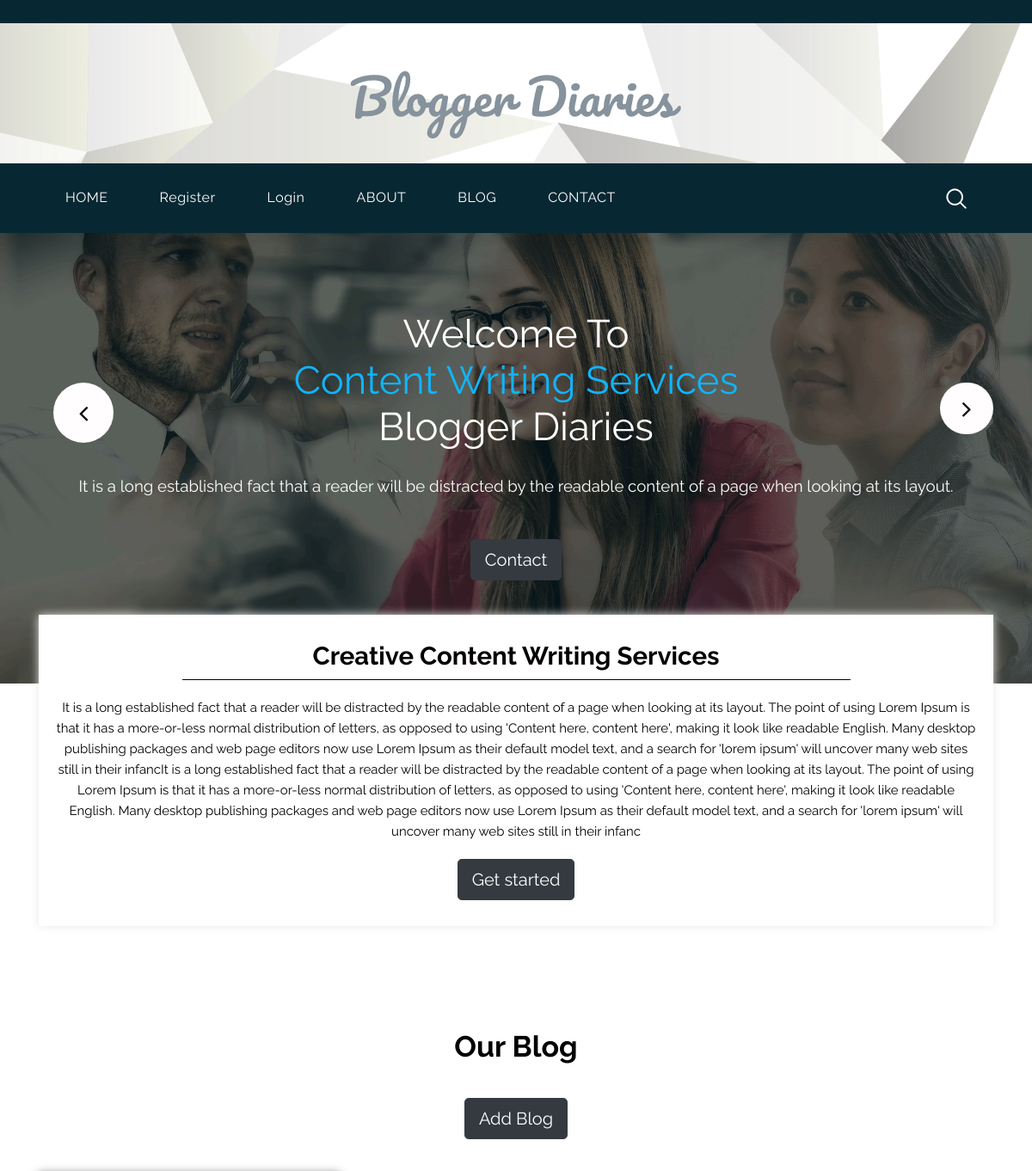
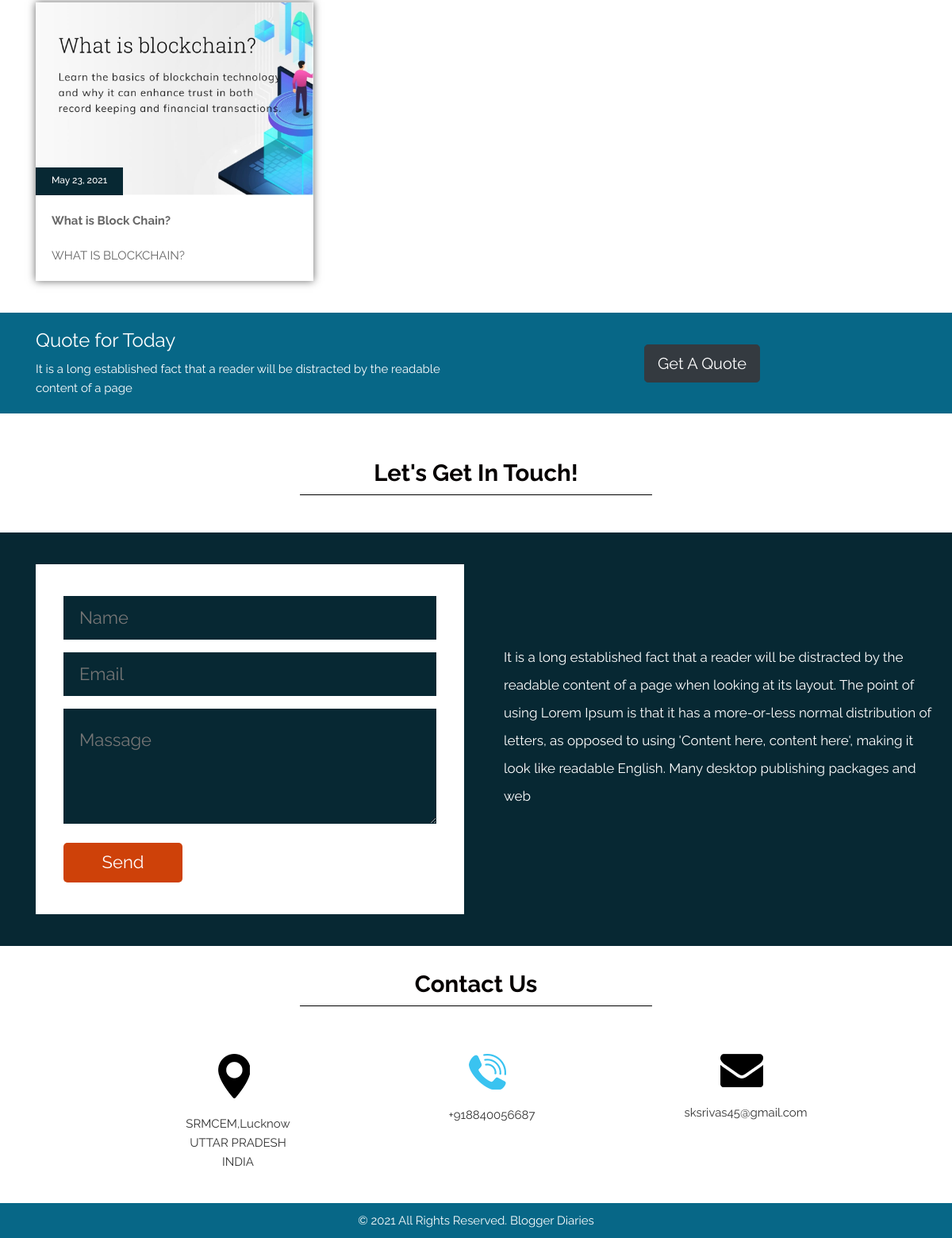
The page / on the database its author committed (2 pictures, top to bottom).
### blog/models.py (models this page shows)
class content(models.Model):
    title= models.CharField(max_length=500)
    topic= models.CharField(max_length=1000)
    des= models.CharField(max_length=5000)

### abouts/models.py (models this page shows)
class blog_content(models.Model):
    date=models.DateField(default=timezone.now)
    img1=models.ImageField(upload_to='pics',blank=True)
    heading=models.CharField(max_length=100)
    subheading1=models.CharField(max_length=200,blank=True)
    keypoints1=models.CharField(max_length=300,blank=True)
    desc1=models.TextField(max_length=10000,blank=True)
    img2=models.ImageField(upload_to='pics',blank=True)
    subheading2=models.CharField(max_length=200,blank=True)
    keypoints2=models.CharField(max_length=300,blank=True)
    desc2=models.TextField(max_length=10000,blank=True)
    img3=models.ImageField(upload_to='pics',blank=True)
    subheading3=models.CharField(max_length=200,blank=True)
    keypoints3=models.CharField(max_length=300,blank=True)
    desc3=models.TextField(max_length=10000,blank=True)
    img4=models.ImageField(upload_to='pics',blank=True)
    subheading4=models.CharField(max_length=200,blank=True)
    keypoints4=models.CharField(max_length=300,blank=True)
    desc4=models.TextField(max_length=10000,blank=True)
    img5=models.ImageField(upload_to='pics',blank=True)
    subheading5=models.CharField(max_length=200,blank=True)
    keypoints5=models.CharField(max_length=300,blank=True)
    desc5=models.TextField(max_length=10000,blank=True)
    img6=models.ImageField(upload_to='pics',blank=True)
    subheading6=models.CharField(max_length=200,blank=True)
    keypoints6=models.CharField(max_length=300,blank=True)
    desc6=models.TextField(max_length=10000,blank=True)
    img7=models.ImageField(upload_to='pics',blank=True)
    subheading7=models.CharField(max_length=200,blank=True)
    keypoints7=models.CharField(max_length=300,blank=True)
    desc7=models.TextField(max_length=10000,blank=True)
    img8=models.ImageField(upload_to='pics',blank=True)
    subheading8=models.CharField(max_length=200,blank=True)
    keypoints8=models.CharField(max_length=300,blank=True)
    desc8=models.TextField(max_length=10000,blank=True)
    img9=models.ImageField(upload_to='pics',blank=True)
    subheading9=models.CharField(max_length=200,blank=True)
    keypoints9=models.CharField(max_length=300,blank=True)
    desc9=models.TextField(max_length=10000,blank=True)
    img10=models.ImageField(upload_to='pics',blank=True)
    subheading10=models.CharField(max_length=200,blank=True)
    keypoints10=models.CharField(max_length=300,blank=True)
    desc10=models.TextField(max_length=10000,blank=True)
    img11=models.ImageField(upload_to='pics',blank=True)
    subheading11=models.CharField(max_length=200,blank=True)
    keypoints11=models.CharField(max_length=300,blank=True)
    desc11=models.TextField(max_length=10000,blank=True)
    img12=models.ImageField(upload_to='pics',blank=True)
    subheading12=models.CharField(max_length=200,blank=True)
    keypoints12=models.CharField(max_length=300,blank=True)
    desc12=models.TextField(max_length=10000,blank=True)
    img13=models.ImageField(upload_to='pics',blank=True)
    subheading13=models.CharField(max_length=200,blank=True)
    keypoints13=models.CharField(max_length=300,blank=True)
    desc13=models.TextField(max_length=10000,blank=True)
    img14=models.ImageField(upload_to='pics',blank=True)
    subheading14=models.CharField(max_length=200,blank=True)
    keypoints14=models.CharField(max_length=300,blank=True)
    desc14=models.TextField(max_length=10000,blank=True)
    img15=models.ImageField(upload_to='pics',blank=True)
    subheading15=models.CharField(max_length=200,blank=True)
    keypoints15=models.CharField(max_length=300,blank=True)
    desc15=models.TextField(max_length=10000,blank=True)

### blog/views.py (the view)
# urls.py: path('',views.index, name='index')
def index(request):
    cont1 = content()
    cont1.title = "Welcome To"
    cont1.topic = "Content Writing Services"
    cont1.des = "It is a long established fact that a reader will be distracted by the readable content of a page when looking at its layout. "
    conts = content.objects.all()
    blogs= blog_content.objects.all()
    return render(request, 'index.html',{'cont1':cont1,'conts': conts ,'blogs':blogs})

### templates/index.html (shortened to what this page needs)
{% load static %}
<!DOCTYPE html>
<html lang="en">
<head>
<link rel="stylesheet" type="text/css" href="{% static 'css/bootstrap.min.css' %}">
<link rel="stylesheet" type="text/css" href="{% static 'css/style.css' %}">
<link rel="stylesheet" href="{% static 'css/responsive.css' %}">
<link rel="stylesheet" href="{% static 'css/jquery.mCustomScrollbar.min.css' %}">
<link rel="stylesheet" href="https://netdna.bootstrapcdn.com/font-awesome/4.0.3/css/font-awesome.css">
<link rel="stylesheet" href="{% static 'css/owl.carousel.min.css' %}">
<link rel="stylesheet" href="css/owl.theme.default.min.css">
<link rel="stylesheet" href="https://cdnjs.cloudflare.com/ajax/libs/fancybox/2.1.5/jquery.fancybox.min.css" media="screen">
</head>
<body>
	<div class="header_main">
		<div class="container">
			<div class="logo"><a href="index.html"><img src="{%static 'images/logo.png.png' %}"></a></div>
		</div>
	</div>
	<div class="header">
		<div class="container">
            <div class="col-sm-12">
                 <div class="menu-area">
                    <nav class="navbar navbar-expand-lg ">
                        <div class="collapse navbar-collapse" id="navbarSupportedContent">
                            <ul class="navbar-nav mr-auto">
                               <li class="nav-item active">
                                <a class="nav-link" href="/">HOME<span class="sr-only">(current)</span></a> </li>
                               {% if user.is_authenticated %}
                               <li style="color:white"><b>Hello, {{user.first_name}}</b></li>
                               <li class="nav-item">
                                <a class="nav-link" href="accounts/logout">Logout</a></li>
                               {% else %}
                               <li class="nav-item">
                                <a class="nav-link" href="accounts/register">Register</a></li>
                                <li class="nav-item">
                                <a class="nav-link" href="accounts/login">Login</a></li>
                                {% endif %}
                               <li class="nav-item">
                                <a class="nav-link" href="abouts/about">ABOUT</a></li>
                               <li class="#" href="#">
      	                        <a class="nav-link" href="abouts/blog">BLOG</a></li>
                               <li class="nav-item" href="#">
      	                        <a class="nav-link" href="abouts/contact">CONTACT</a></li>
                               <li class="last"><a href="#"><img src="{% static 'images/search-icon.png' %}" alt="icon"></a></li>
                            </ul>
                        </div>
                    </nav>
                </div>
            </div>
        </div>
    </div>
    <div class="banner-main">
    	<div class="container">
           <div id="main_slider" class="carousel slide" data-ride="carousel">
            <div class="carousel-inner">
                <div class="carousel-item active">
    		      <div class="titlepage-h1">
    	          <h1 class="bnner_title">{{cont1.title}}<br>
    	          <span style="color: #10b5fa">{{cont1.topic}}</span><br>Blogger Diaries</h1>
    	          <p class="long_text">{{cont1.des}}</p>
    		      </div>
    		      <div class="btn_main">
    			  <button type="button" class="btn btn-dark btn-lg"><a href="{% url 'contact' %}">Contact</a></button>
                  </div>
                </div>
            </div>
         <a class="carousel-control-prev" href="#main_slider" role="button" data-slide="prev">
                <i class="fa fa-angle-left"></i>
            </a>
         <a class="carousel-control-next" href="#main_slider" role="button" data-slide="next">
                <i class="fa fa-angle-right"></i>
            </a>
        </div>
        </div>
    </div>
    <div class="services_main">
    	<div class="container">
    		<div class="creative_taital">
    			<h1 class="creative_text">Creative Content Writing Services</h1>
    			<p style="color: #050000; text-align: center;">It is a long established fact that a reader will be distracted by the readable content of a page when looking at its layout. The point of using Lorem Ipsum is that it has a more-or-less normal distribution of letters, as opposed to using 'Content here, content here', making it look like readable English. Many desktop publishing packages and web page editors now use Lorem Ipsum as their default model text, and a search for 'lorem ipsum' will uncover many web sites still in their infancIt is a long established fact that a reader will be distracted by the readable content of a page when looking at its layout. The point of using Lorem Ipsum is that it has a more-or-less normal distribution of letters, as opposed to using 'Content here, content here', making it look like readable English. Many desktop publishing packages and web page editors now use Lorem Ipsum as their default model text, and a search for 'lorem ipsum' will uncover many web sites still in their infanc</p>
    			<div class="btn_main">
    			    <button type="button" class="btn btn-dark btn-lg">Get started</button>
    		    </div>
            </div>
    	</div>
	</div>
    <div class="blog_main">
    	<div class="container">
    		<div class="row">
    			<div class="col-sm-12">
    				<h1 class="blog_text">Our Blog</h1>
    			</div>
                <div class="btn_main">
    			    <button type="submit" class="btn btn-dark btn-lg"><a href="abouts/add_blog">Add Blog</a></button>
    		    </div>
    	    </div>
    	    <div class="blog_section_2">
    	    	<div class="row">
                {% for blog in blogs|slice:"0:4" reversed%}
    	    		<div class="col-sm-4">
                    <div class="blog_section_2">
    	    			<div class="section_1">
    	    				<div><a href="{% url 'reading' blog.id %}"><img src="{{blog.img1.url}}" style="max-width: 100%;"></a></div>
    			            <button type="button" class="date-bt">{{blog.date}}</button>
                            <p><b>{{blog.heading}}</b></p>
                            {% if subheading1 is none%}
                            <p>{{blog.keypoints1}}<a href="{% url 'reading' blog.id %}">read more.....</a></p>
                            {% elif keypoints1 is none%}
                            <p>{{blog.desc1}}<a href="{% url 'reading' blog.id %}">read more.....</a></p>
                            {% else %}
    	    				<p>{{blog.subheading1}}<a href="{% url 'reading' blog.id %}">read more.....</a></p>
                            {% endif %}
    	    			</div>
                    </div>
    	    		</div>
                    {% endfor %}
    	    	</div>
    	    </div>
       	</div>
    </div>
    <div class="quote_section">
    	<div class="container">
    		<div class="row">
    			<div class="col-md-6">
    				<h1 class="quote_text">Quote for Today</h1>
    				<p class="loan_text">It is a long established fact that a reader will be distracted by the readable content of a page </p>
    			</div>
    		    <div class="col-md-6">
    			    <div class="quote_btn">
    			        <button type="button" class="btn btn-dark btn-lg">Get A Quote</button>
    		        </div>
    		    </div>
    		</div>
    	</div>
    </div>
    <div class="touch_section">
        <div class="container">
            <h1 class="touch_text">Let's Get In Touch!</h1>
        </div>
    </div>
    <div class="lets_touch_main">
        <div class="container">
            <div class="row">
                <div class="col-md-6">
                    <div class="input_main">
                       <div class="container">
                          <form action="/action_page.php">
                            <div class="form-group">
                              <input type="text" class="email-bt" placeholder="Name" name="Name">
                            </div>
                            <div class="form-group">
                              <input type="text" class="email-bt" placeholder="Email" name="Email">
                            </div>
                            <form action="/action_page.php">
                                <div class="form-group">
                                  <textarea class="massage-bt" placeholder="Massage" rows="5" id="comment" name="text"></textarea>
                                </div>
                            </form>
                          </form>
                       </div>
                       <div class="send_btn">
                        <button  type="button" class="main_bt"><a href="#">Send</a></button>
                       </div>
                    </div>
                </div>
                <div class="col-md-6">
                    <div class="row">
                        <div class="col-12">
                            <p class="lorem_text">It is a long established fact that a reader will be distracted by the readable content of a page when looking at its layout. The point of using Lorem Ipsum is that it has a more-or-less normal distribution of letters, as opposed to using 'Content here, content here', making it look like readable English. Many desktop publishing packages and web</p>
                        </div>
                    </div>
                </div>
            </div>
        </div>
    </div>
    <div class="contact_main">
        <div class="container">
            <div class="row">
                <div class="col-sm-12">
                    <h1 class="touch_text">Contact Us</h1>
                </div>
            </div>
        </div>
        <div class="contact_section_2">
            <div class="container">
                <div class="row">
                    <div class="col-sm-4">
                        <div class="map_icon">
                            <img src="{% static 'images/map-icon.png' %}" style="max-width: 100%;padding-left: 30px; ">
                            <p class="email-text"><a href="#">SRMCEM,Lucknow<br>UTTAR PRADESH<br>INDIA</a></p>
                        </div>
                    </div>
                    <div class="col-sm-4">
                        <div class="map_icon">
                            <img src="{% static 'images/call-icon.png' %}" style="max-width: 100%;padding-left: 30px;">
                            <p class="email-text"><a href="#">+918840056687</a></p>
                        </div>
                    </div>
                    <div class="col-sm-4">
                        <div class="map_icon">
                            <img src="{% static 'images/email-icon.png' %}" style="max-width: 100%; padding-left: 30px;">
                            <p class="email-text"><a href="#">sksrivas45@gmail.com</a></p>
                        </div>
                    </div>
                </div>
            </div>
        </div>
    <div class="copyright">
        <div class="container">
            <div class="row">
                <div class="col-sm-12">
                   <p class="copyright_text">© 2021 All Rights Reserved. <a href="https://html.design">Blogger Diaries</a></p>
                </div>
            </div>
        </div>
    </div>
</body>
</html>

### static/css/responsive.css (style rules this page uses)
.banner-main { padding-bottom: 120px; }
.contact_section_2 { width: 80%; }
.creative_text { width: 70%; }
.touch_text { width: 40%; }
.bnner_title { font-size: 34pt; }

### rows shown on the page
content: topic "Content Writing Services"
blog_content: img1 (picture), date "May 23, 2021", heading "What is Block Chain?", keypoints1 "WHAT IS BLOCKCHAIN?"

### other values the page prints
{{ cont1.title }} "Welcome To"
{{ cont1.des }} "It is a long established fact that a reader will be distracted by the readable content of a page when looking at its layout."
